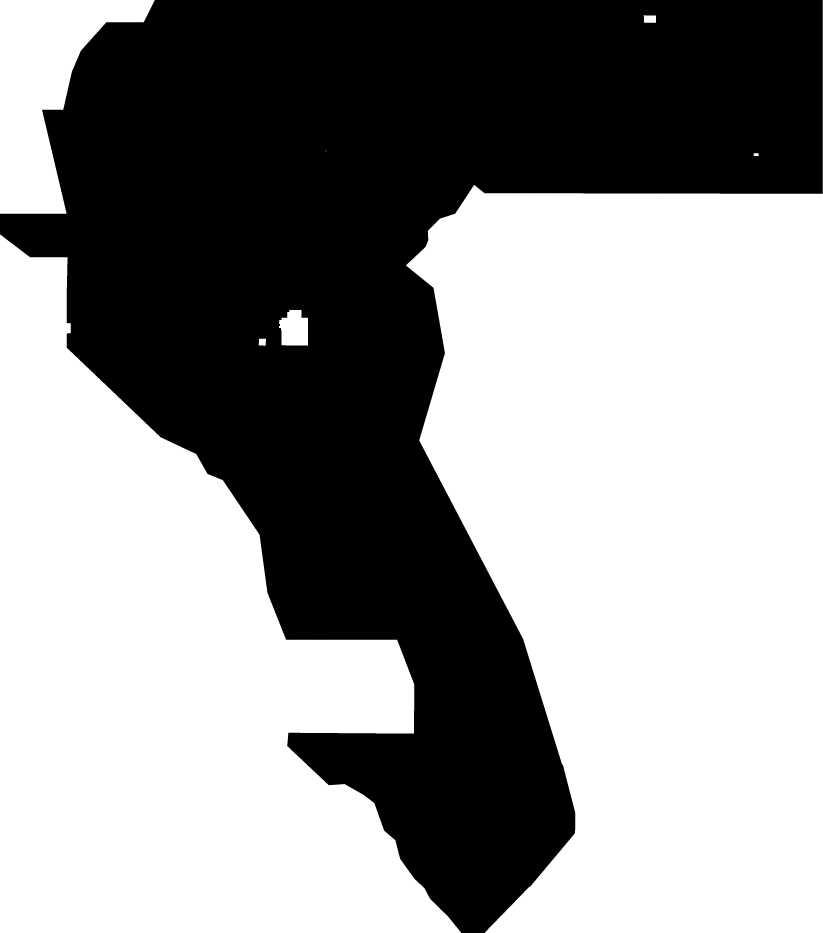
#> input picture data/bridge/existing_faults.tif, 3292 x 3730 px (shown at 1/4 size)
$ python -i features.py   (imports and definitions only)
#> lines starting #> are read from the running program, lines starting #| are printed output that depends on the picture
#> further down, picture is the input picture: shape (3730, 3292); min 0, max 255, mean 147.7
"""Label-free 56-channel Multi-Scale Anisotropic Cross-Physics Structural & Hydrothermal
Conduit feature stack (MACS) on the official 3730x3292 EPSG:32611 100m grid.

STRICT ZERO-LEAKAGE GUARANTEE:
  - Never reads labels.tif or existing_faults.tif.
  - Explicitly drops the label-derived 'dist_known_fault_px' column when reading
    external DOE GDR-1391 CSV tables.
  - Splits features into:
      * 'subsurface' (36 channels: ZERO topography, ZERO slope, ZERO LiDAR -- pure
        gravity, magnetics, MT conductivity, GPS/InSAR strain, seismicity, GeoDAWN
        gamma-ray spectrometry, DOE GDR-1391 geothermometry & INGENIOUS borehole heat flow)
      * 'surface_coupling' (20 channels: band-pass detrended elevation, 1m 3DEP LiDAR
        scarps, multi-scale steerable Radon scarp integration, cross-strike dipping
        normal-fault step asymmetry, and cross-physics strike phase-locking R2).
  - Memory-safe streaming implementation (< 750 MB peak RSS) persisting float16
    standardized features to .cache/gems80/macs_features_f16.npy.
"""

from __future__ import annotations

import csv
import hashlib
import json
import math
import time
from pathlib import Path

import numpy as np
import rasterio
from rasterio.warp import transform as warp_transform
from scipy import ndimage as ndi

OFFICIAL_BANDS = {
    1: "mag_anom",
    2: "rtp",
    3: "tmi_hg",
    4: "geod_2ndinv",
    5: "iso_grav_anom_slope",
    6: "tc",
    7: "geod_shearrate",
    8: "geod_dilaterate",
    9: "tmi_vg",
    10: "deq_n100a15",
    11: "iso_grav_anom_vg",
    12: "det_elev",
    13: "iso_grav_anom",
    14: "tmi",
    15: "depth_to_base_surf",
    16: "ieq_n100a15",
    17: "cond_surf",
    18: "iso_grav_anom_hg",
    19: "det_elev_slope",
}

# ScienceBase INGENIOUS heat-flow table uses Albers Equal-Area Conic centered at -117W
EAC117_CRS = (
    "+proj=aea +lat_1=29.5 +lat_2=45.5 +lat_0=23.0 +lon_0=-117.0 "
    "+x_0=0 +y_0=0 +datum=NAD83 +units=m +no_defs"
)


# [25 lines left out: functions _clean_band, _nn_fill, robust_z, not called in this run]


def _gauss(arr: np.ndarray, sigma: float) -> np.ndarray:
    return ndi.gaussian_filter(arr, sigma=sigma, mode="nearest").astype(np.float32)


def _grad_mag(arr: np.ndarray) -> np.ndarray:
    gy, gx = np.gradient(arr)
    return np.hypot(gx, gy).astype(np.float32)


def _hessian_ridge(arr: np.ndarray, sigma: float = 0.0) -> tuple[np.ndarray, np.ndarray]:
    """Axis-exact Hessian principal eigenvalue magnitude & dominant strike double-angle.

    Fixes IR-80-03 (transposed dxx/dyy in GEMSDOE77 H85):
      - dyy uses vertical 3x1 stencil [[1], [-2], [1]]
      - dxx uses horizontal 1x3 stencil [[1, -2, 1]]
    For a linear ridge/step striking at angle theta (measured CCW from +x East),
    the maximum curvature normal points at phi = theta + pi/2, so strike double-angle
    is 2*theta = 2*phi - pi => (cos 2*theta, sin 2*theta) = (-cos 2*phi, -sin 2*phi).
    """
#> called with sigma = 0
    src = _gauss(arr, sigma) if sigma > 0 else arr
    dyy = ndi.correlate(src, np.array([[1.0], [-2.0], [1.0]], dtype=np.float32), mode="nearest")
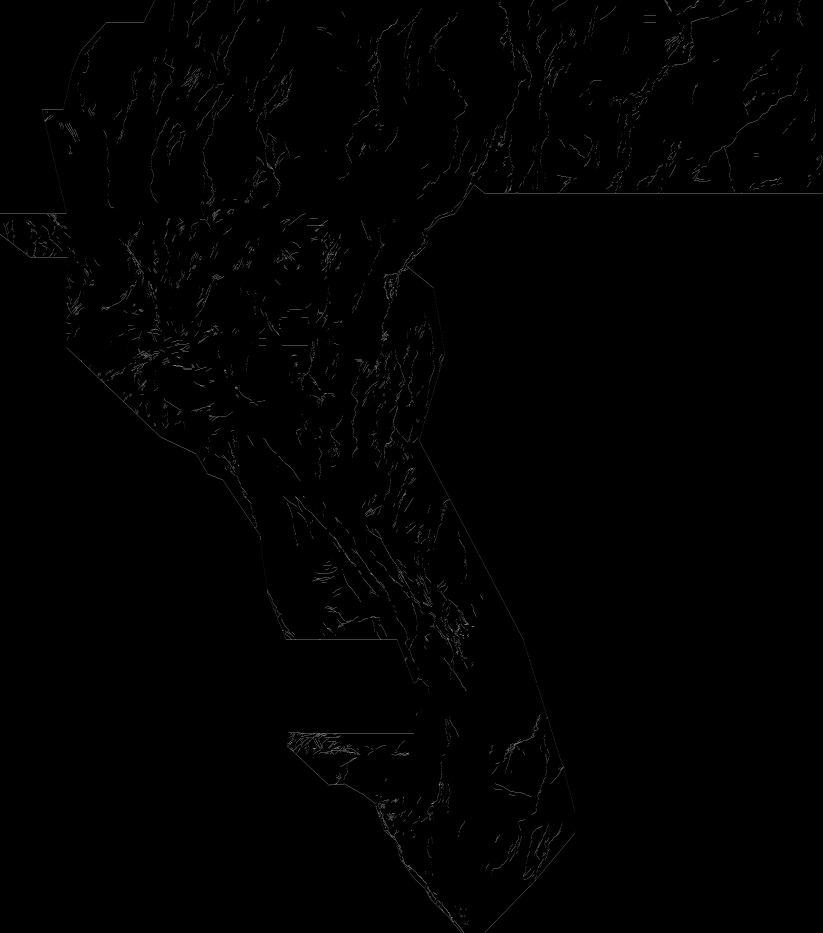
#> dyy: shape (3730, 3292) (shown at 1/4 size); min 0, max 255, mean 1.1
    dxx = ndi.correlate(src, np.array([[1.0, -2.0, 1.0]], dtype=np.float32), mode="nearest")
    dxy = ndi.correlate(
        src,
        np.array([[0.25, 0.0, -0.25], [0.0, 0.0, 0.0], [-0.25, 0.0, 0.25]], dtype=np.float32),
        mode="nearest",
    )
    tr = 0.5 * (dxx + dyy)
    diff = 0.5 * (dxx - dyy)
    rad = np.hypot(diff, dxy)
    lam1 = tr + rad
    lam2 = tr - rad
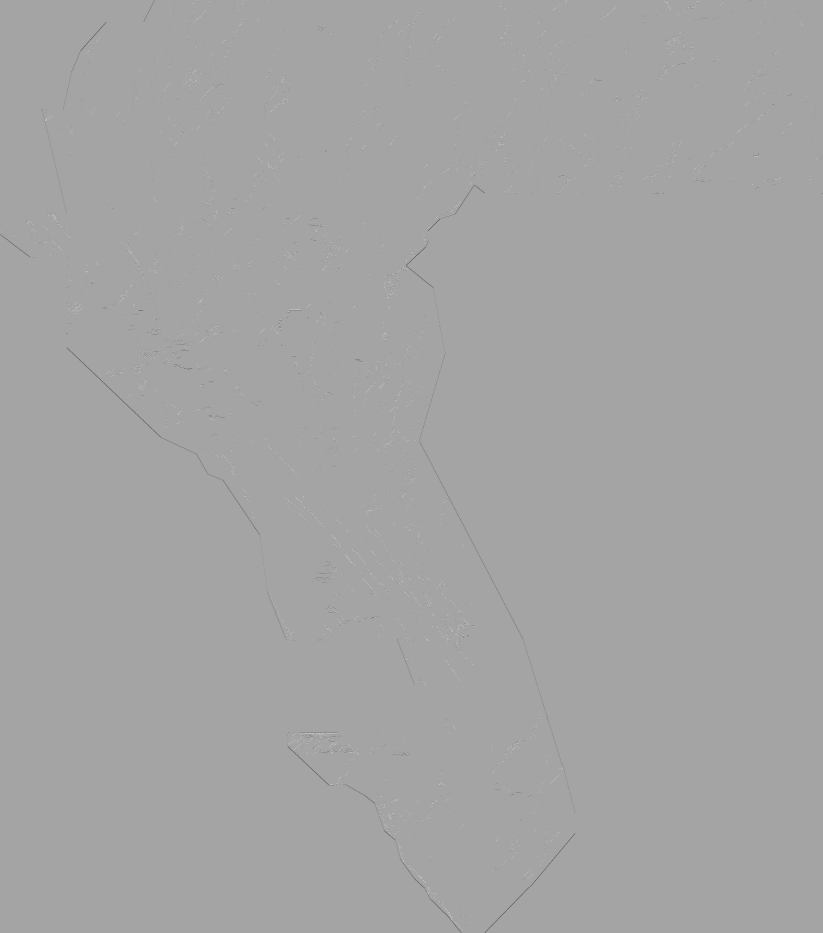
#> lam2: shape (3730, 3292) float64 (shown at 1/4 size); min -231, max 127, mean -0.1; drawn with min black and max white
    use1 = np.abs(lam1) >= np.abs(lam2)
#> use1: shape (3730, 3292) bool; every value is 1
    dom = np.where(use1, lam1, lam2).astype(np.float32)
    # Eigenvector angle phi for dominant eigenvalue satisfies tan(2*phi) = dxy / diff
    sign = np.where(use1, 1.0, -1.0).astype(np.float32)
#> sign: shape (3730, 3292) float32; every value is 1
    norm = np.maximum(rad, 1e-8)
    cos2phi = sign * (diff / norm)
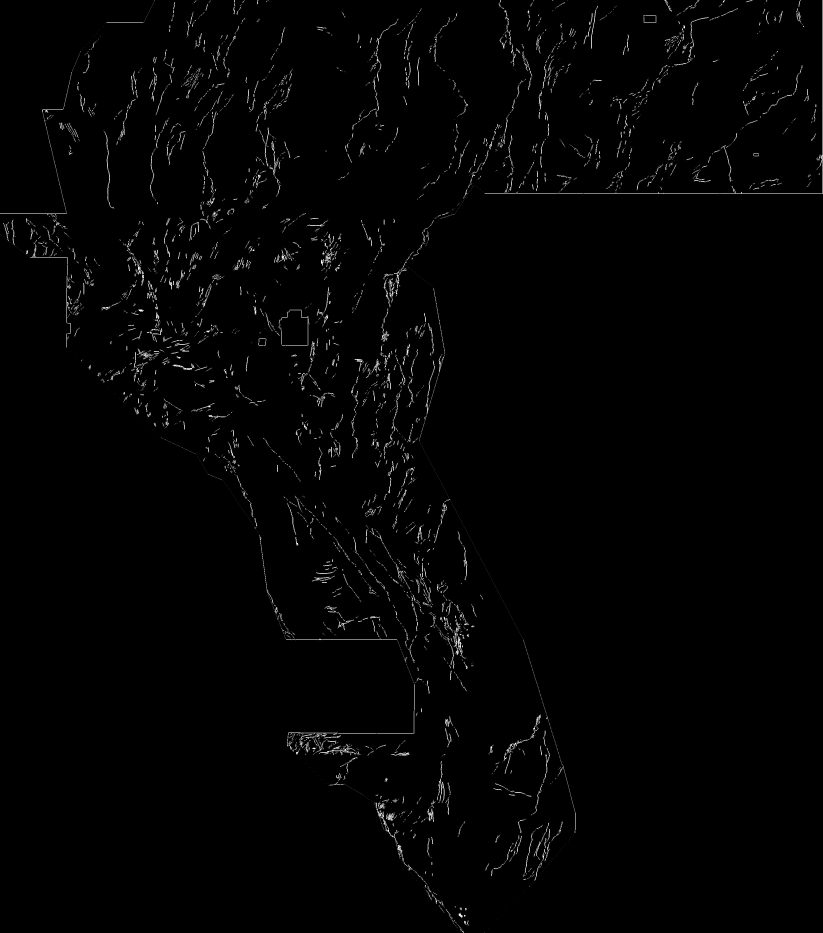
#> cos2phi: shape (3730, 3292) float64 (shown at 1/4 size); min 0, max 1, mean 0.0115
    sin2phi = sign * (dxy / norm)
    # Strike double-angle = 2*(phi - pi/2) => negate (cos2phi, sin2phi)
    return dom, np.stack([-cos2phi, -sin2phi], axis=0).astype(np.float32)


# [427 lines left out: functions steerable_radon_bank, _rasterize_geothermal_points, build_or_load_feature_stack, not called in this run]

>>> import cv2
>>> picture = cv2.imread('../../data/bridge/existing_faults.tif', cv2.IMREAD_GRAYSCALE)
>>> result = _hessian_ridge(picture)
